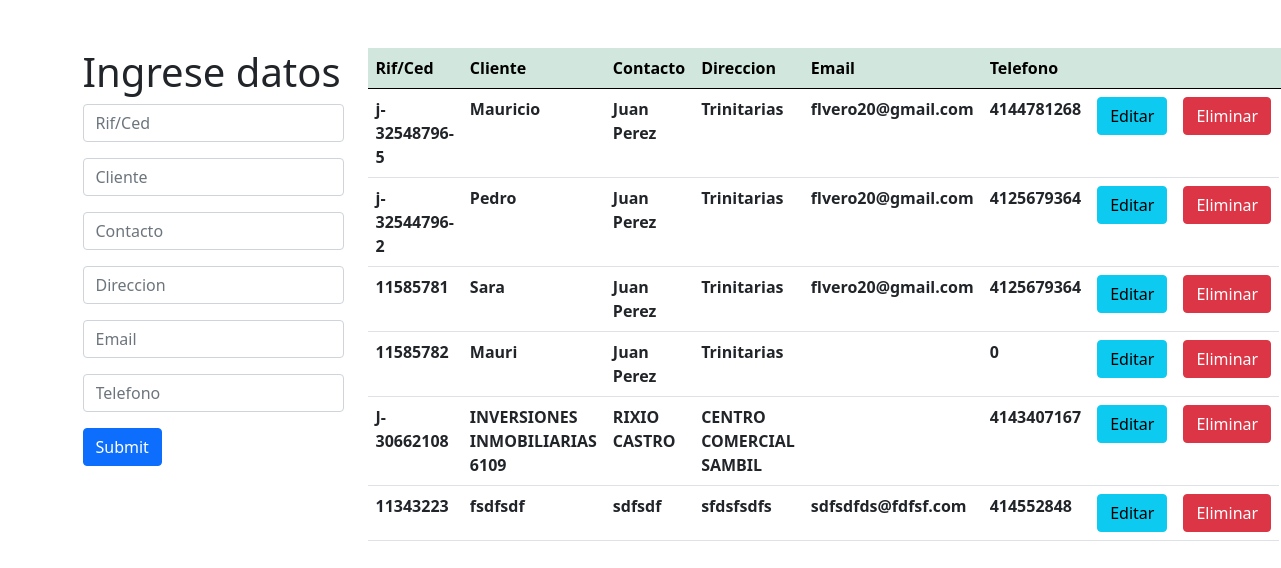
/client_register.php, run on the app's committed database.
### tables this page shows
CREATE TABLE `cliente` (
  `id` int(11) NOT NULL,
  `rif_ced` varchar(15) NOT NULL,
  `cliente` varchar(255) NOT NULL,
  `contacto` varchar(255) NOT NULL,
  `direccion` varchar(255) NOT NULL,
  `email` varchar(255) NOT NULL,
  `telefono` bigint(11) NOT NULL
);

### client_register.php (the view, shortened to what this page needs)
<?php
    $con=conectar();
    $sql="SELECT * FROM cliente";
    $query=mysqli_query($con,$sql);
?>
<!DOCTYPE html>
<html lang="en">
<head>
    <link href="css/style.css" rel="stylesheet">
    <link href="https://cdn.jsdelivr.net/npm/bootstrap@5.0.0-beta1/dist/css/bootstrap.min.css" rel="stylesheet">
</head>
<body>
            <div class="container mt-5">
                    <div class="row">
                        <div class="col-md-3">
                            <h1>Ingrese datos</h1>
                                <form action="insertar_cliente.php" method="POST">
                                    <input type="text" class="form-control mb-3" name="Rif_Ced" placeholder="Rif/Ced">
                                    <input type="text" class="form-control mb-3" name="Cliente" placeholder="Cliente">
                                    <input type="text" class="form-control mb-3" name="Contacto" placeholder="Contacto">
                                    <input type="text" class="form-control mb-3" name="Direccion" placeholder="Direccion">
                                    <input type="text" class="form-control mb-3" name="Email" placeholder="Email">
                                    <input type="text" class="form-control mb-3" name="Telefono" placeholder="Telefono">
                                    <input type="submit" class="btn btn-primary">
                                </form>
                        </div>
                        <div class="col-md-8">
                            <table class="table" >
                                <thead class="table-success table-striped">
                                    <tr>
                                        <th>Rif/Ced</th>
                                        <th>Cliente</th>
                                        <th>Contacto</th>
                                        <th>Direccion</th>
                                        <th>Email</th>
                                        <th>Telefono</th>
                                        <th></th>
                                        <th></th>
                                    </tr>
                                </thead>
                                <tbody class="col-md-3">
                                        <?php
                                            while($row=mysqli_fetch_array($query)){
                                        ?>
                                            <tr>
                                                <th><?php  echo $row['rif_ced']?></th>
                                                <th><?php  echo $row['cliente']?></th>
                                                <th><?php  echo $row['contacto']?></th>
                                                <th><?php  echo $row['direccion']?></th>
                                                <th><?php  echo $row['email']?></th>
                                                <th><?php  echo $row['telefono']?></th>
                                                <th><a href="actualizar_cliente.php?id=<?php echo $row['id'] ?>" class="btn btn-info">Editar</a></th>
                                                <th><a href="delete_cliente.php?id=<?php echo $row['id'] ?>" class="btn btn-danger">Eliminar</a></th>
                                            </tr>
                                        <?php
                                            }
                                        ?>
                                </tbody>
                            </table>
                        </div>
                    </div>
            </div>
    </body>
</html>

### data on the page
cliente: rif_ced "j-32548796-5", cliente "Mauricio", contacto "Juan Perez", direccion "Trinitarias", email "flvero20@gmail.com", telefono "4144781268"
cliente: rif_ced "j-32544796-2", cliente "Pedro", contacto "Juan Perez", direccion "Trinitarias", email "flvero20@gmail.com", telefono "4125679364"
cliente: rif_ced "11585781", cliente "Sara", contacto "Juan Perez", direccion "Trinitarias", email "flvero20@gmail.com", telefono "4125679364"
cliente: rif_ced "11585782", cliente "Mauri", contacto "Juan Perez", direccion "Trinitarias", telefono "0"
cliente: rif_ced "J-30662108", cliente "INVERSIONES INMOBILIARIAS 6109", contacto "RIXIO CASTRO", direccion "CENTRO COMERCIAL SAMBIL", telefono "4143407167"
cliente: rif_ced "11343223", cliente "fsdfsdf", contacto "sdfsdf", direccion "sfdsfsdfs", email "sdfsdfds@fdfsf.com", telefono "414552848"
